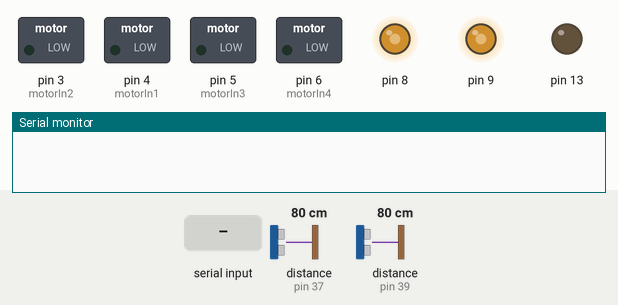
The sketch below on a simulated Arduino Mega 2560, built with avr-gcc and run on an emulated ATmega2560. Parts: switched loads named in the sketch (green lamp = pin HIGH), output pins drawn as LEDs (lit = HIGH), the last lines printed to the serial monitor. Wiring (inferred from the names in the program): 2 × ultrasonic range finder: trigger pin 36, echo pin 37 / trigger pin 38, echo pin 39. The inputs (shaded band) are chosen by the test bench; at power-on: distance to the obstacle (sensors on pin 37, pin 39) 80 cm. The echo pulse lasts 58.3 µs per cm; pins used as bus, display or sensor lines are not drawn.

Above: at 1.2 s.
1.3 s: "a" received over the second serial link
At 2.4 s:
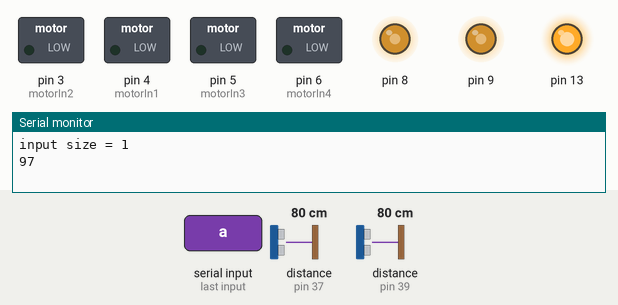
2.8 s: distance to the obstacle (sensor on pin 37) set to 7 cm
4.3 s: distance to the obstacle (sensor on pin 37) set to 4 cm
At 5.1 s:
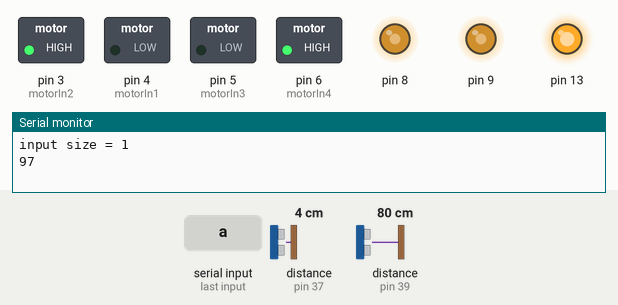
5.8 s: "b" received over the second serial link
At 7.0 s:
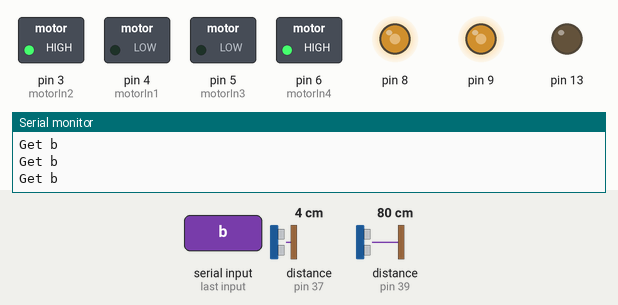
7.3 s: "f" received over the second serial link
At 8.1 s:
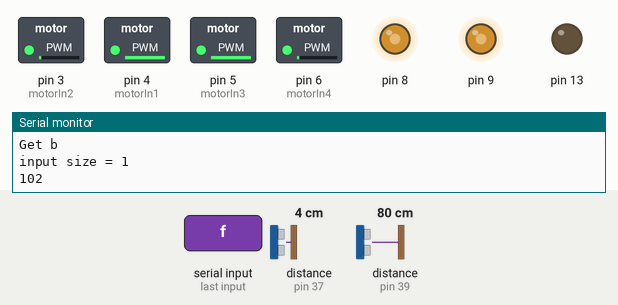
8.8 s: distance to the obstacle (sensor on pin 39) set to 299 cm
At 9.3 s:
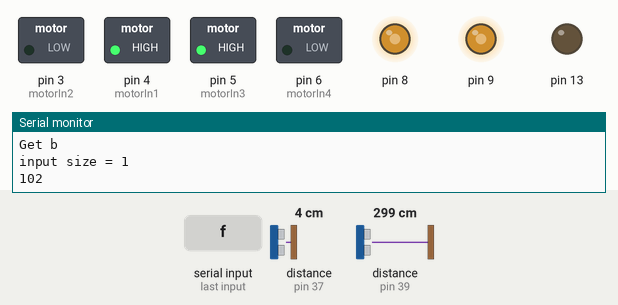
Timing chart, 0 to 11.4 s (numbered marks = the images above; inputs shaded):
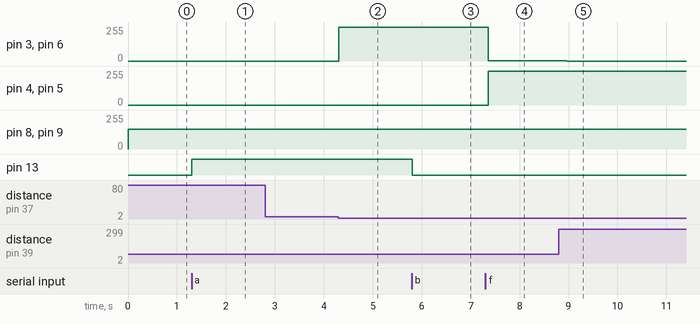

The sketch:

BTCar_sonic_test.ino
```cpp
#include <SoftwareSerial.h>
#include <Ultrasonic.h>
#include <Wire.h>//引用二個函式庫SoftwareSerial及Wire
#include <Servo.h>

SoftwareSerial I2CBT(10,11);//定義PIN10及PIN11分別為RX及TX腳位
//伺服馬達
Servo servoX, servoY;
int valX, posX=1450; // 暫存類比輸入值的變數
int valY, posY=1450;
//直流馬達
const int motorIn1 = 4;
const int motorIn2 = 3;
const int motorIn3 = 5;
const int motorIn4 = 6;
const int trig1 = 36;//超音波
const int echo1 = 37;
const int trig2 = 38;
const int echo2 = 39;
//const int ena = 9;
//int s=150;

void setup() {
   Serial.begin(9600); //Arduino起始鮑率：9600
   I2CBT.begin(9600);
//藍牙鮑率：57600(注意！每個藍牙晶片的鮑率都不太一樣，請務必確認
   pinMode(13, OUTPUT);  //設定 pin13 為輸出，LED就接在這
  //伺服馬達
  //servoX.attach(7,500, 2400); // 設定伺服馬達的接腳
  //servoY.attach(8,500, 2400);
  servoX.write(90); // 一開始先置中90度
  servoY.write(90); // 一開始先置中90度
  //直流馬達
  pinMode(motorIn1, OUTPUT);
  pinMode(motorIn2, OUTPUT);
  pinMode(motorIn3, OUTPUT);
  pinMode(motorIn4, OUTPUT);
  //pinMode(8, OUTPUT);
  pinMode (trig1, OUTPUT);
  pinMode (echo1, INPUT);
  pinMode (trig2, OUTPUT);
  pinMode (echo2, INPUT);
}

void loop() {
  byte cmmd[20];
  int insize;
  //float duration, distance;//超音波值設定
  //analogWrite(9, 150);//速度設定
  while(1){
    analogWrite(9, 150);//速度設定
    analogWrite(8, 150);//速度設定
    sonic();
    if ((insize=(I2CBT.available()))>0){  //讀取藍牙訊息
      Serial.print("input size = ");
      Serial.println(insize);
      for (int i=0; i<insize; i++){
        Serial.print(cmmd[i]=char(I2CBT.read()));
        Serial.print(" ");
      }//此段請參考上一篇解釋
    }
    switch (cmmd[0]) { //讀取第一個字
        case 97: //97為"a"的ASCII CODE
           digitalWrite(13,HIGH);  //點亮LED
           break;

        case 98://98為"b"的ASCII CODE
           Serial.println("Get b");
           digitalWrite(13,LOW);   //熄滅LED
           break;
       case 102://102為"f"的ASCII CODE
           forward();
           break;
       case 115://115為"s"的ASCII CODE
           stops();
           break;
       case 107://107為"k"的ASCII CODE b:98
           backward();
           break;
       case 114://114為"r"的ASCII CODE
           right();
           break;
       case 108://108為"l"的ASCII CODE
           left();
           break;
       case 119://119為"w"的ASCII CODE
           posX=posX+20;
           if(posX>=2400){
              posX=2400;
           }
           servoX.writeMicroseconds(posX);
           break;
       case 120://120為"x"的ASCII CODE
           posX=posX-20;
           if(posX<=500){
             posX=500;
           }
           servoX.writeMicroseconds(posX);
           break;
       case 121://121為"y"的ASCII CODE
           posY=posY+20;
           if(posY>=2400){
              posY=2400;
           }
           servoY.writeMicroseconds(posY);
           break;
       case 122://122為"z"的ASCII CODE
           posY=posY-20;
           if(posY<=500){
             posY=500;
           }
           servoY.writeMicroseconds(posY);
           break;
    } //Switch
  } //while
}//loop

void forward()
{
  analogWrite(9, 150);
  analogWrite(8, 150);
  digitalWrite(motorIn1, HIGH);
  digitalWrite(motorIn2, LOW);
  digitalWrite(motorIn3, HIGH);
  digitalWrite(motorIn4, LOW);
}

void backward()
{
  analogWrite(9, 150);
  analogWrite(8, 150);
  digitalWrite(motorIn1, LOW);
  digitalWrite(motorIn2, HIGH);
  digitalWrite(motorIn3, LOW);
  digitalWrite(motorIn4, HIGH);
}

// Let right motor keep running, but stop left motor
void right()
{
  analogWrite(9, 120);
  digitalWrite(motorIn1, HIGH);
  digitalWrite(motorIn2, LOW);
  digitalWrite(motorIn3, LOW);
  digitalWrite(motorIn4, LOW);
}

// Let left motor keep running, but stop right motor
void left()
{
  analogWrite(9, 120);
  digitalWrite(motorIn1, LOW);
  digitalWrite(motorIn2, LOW);
  digitalWrite(motorIn3, HIGH);
  digitalWrite(motorIn4, LOW);
}
void stops()
{
  digitalWrite(motorIn1, LOW);
  digitalWrite(motorIn2, LOW);
  digitalWrite(motorIn3, LOW);
  digitalWrite(motorIn4, LOW);
}
void sonic()
{
  float duration1, distance1;
  float duration2, distance2;
  digitalWrite(trig1, HIGH);
  delayMicroseconds(1000);
  digitalWrite(trig1, LOW);
  duration1 = pulseIn (echo1, HIGH);
  distance1 = (duration1/2)/29;

  digitalWrite(trig2, HIGH);
  delayMicroseconds(1000);
  digitalWrite(trig2, LOW);
  duration2 = pulseIn (echo2, HIGH);
  distance2 = (duration2/2)/29;
  if(distance1<5){
    backward();
  }
  if(distance2<5){
    backward();
  }
}
```

Measured:
- the behaviour switches between 6 and 5 cm on distance to the obstacle (sensor on pin 37) (found by bisection; images 1 and 2)
- after the input at 1.3 s, pin 13: LOW → HIGH at once
- after the input at 2.8 s, every drawn part: stays the same
- after the input at 4.3 s, pin 3 (motorIn2), pin 6 (motorIn4): 0/255 → 255/255 at once
- after the input at 5.8 s, pin 13: HIGH → LOW at once
- after the input at 7.3 s, pin 3 (motorIn2), pin 6 (motorIn4): 255/255 → 1/255 after 0.06 s; pin 4 (motorIn1), pin 5 (motorIn3): 0/255 → 254/255 after 0.06 s
- after the input at 8.8 s, pin 3 (motorIn2), pin 6 (motorIn4): 1/255 → 0/255 after 0.16 s; pin 4 (motorIn1), pin 5 (motorIn3): 254/255 → 255/255 after 0.16 s
